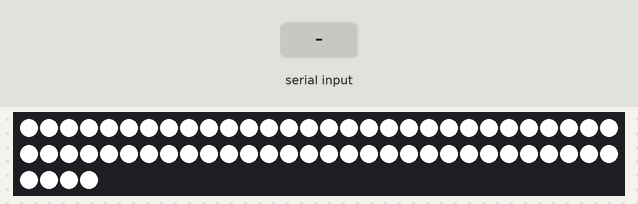
Simulated run of this sketch. Board: Arduino Uno, built with avr-gcc and run on an emulated ATmega328P. On the bench: 64 RGB LEDs in strip order, left to right, continuing on the next row. The inputs (shaded band) are chosen by the test bench. What the sketch prints to the serial monitor is not drawn.

Above: at 1.2 s.

The sketch:

unipixel-arduino.ino
```cpp
#include <Wire.h>
#include <Adafruit_NeoPixel.h>
#ifdef __AVR__
#include <avr/power.h>  // Required for 16 MHz Adafruit Trinket
#endif

// Which pin on the Arduino is connected to the NeoPixels?
// On a Trinket or Gemma we suggest changing this to 1:
#define LED_PIN 6

// How many NeoPixels are attached to the Arduino?
#define LED_COUNT 64

// NeoPixel brightness, 0 (min) to 255 (max)
#define BRIGHTNESS 255  // max = 255

// serial input constants
#define INPUT_BUFFER_SIZE 64
#define MAX_INPUT_PARAMS 10
#define INPUT_DELIMETER ' '

// Declare our NeoPixel strip object:
Adafruit_NeoPixel strip(LED_COUNT, LED_PIN, NEO_GRB + NEO_KHZ800);
// Argument 1 = Number of pixels in NeoPixel strip
// Argument 2 = Arduino pin number (most are valid)
// Argument 3 = Pixel type flags, add together as needed:
//   NEO_KHZ800  800 KHz bitstream (most NeoPixel products w/WS2812 LEDs)
//   NEO_KHZ400  400 KHz (classic 'v1' (not v2) FLORA pixels, WS2811 drivers)
//   NEO_GRB     Pixels are wired for GRB bitstream (most NeoPixel products)
//   NEO_RGB     Pixels are wired for RGB bitstream (v1 FLORA pixels, not v2)
//   NEO_RGBW    Pixels are wired for RGBW bitstream (NeoPixel RGBW products)

//Millis
unsigned long currentMillis = 0;
unsigned long previousLedPixelChangeMillis = 0;  //stores last time a strip pixel was updated
unsigned long previousReceiveCmdMillis = 0;      //stores last time it listened for commands

//Intervals
int ledChangeInterval = 100;
int receiveCmdInterval = 10;

//Colors
int brightness = BRIGHTNESS;
int progressColor[] = { 0, 255, 0, 0, 5 };
int solidColor[] = { 255, 0, 0, 0, 5 };
float animationRate;
int animationPixelLength;

//States
int currentPixelIndex = -1;
byte solidColorState = HIGH;
byte snakeAnimation = LOW;
int startPixelIndex = -1;
int endPixelIndex = LED_COUNT;
byte backwardsMode = LOW;
byte clearPixelsOutsideRange = LOW;

// Serial INPUT for Unipixel comms
char *inputBuffer = new char[INPUT_BUFFER_SIZE];
size_t inputBufferIndex = 0;
bool inputBufferReady = false;
char* inputParams[MAX_INPUT_PARAMS];  // Array to store pointers to tokens
int inputParamCount = 0; // Number of params extracted

// Define a structure to represent RGB values
struct RGB {
  int r, g, b;
  RGB(int red, int green, int blue) : r(red), g(green), b(blue) {}
};
struct RGBWA {
  int r, g, b, w, a;
  RGBWA(int red, int green, int blue, int white, int alpha) : r(red), g(green), b(blue), w(white), a(alpha) {}
};

void setup(void) {
  Serial.begin(9600);

  //neopixel init
  strip.begin();

  showDefault();
}

void loop(void) {
  currentMillis = millis();

  receiveCmdLoop();
  // updateColorProgress();

  // if (Serial.available()) {
  //   char inChar = (char)Serial.read();
  //   if (inChar == '\n') {
  //     stringComplete = true;
  //   } else {
  //     inputString += inChar;
  //   }
  // }
}

void receiveCmdLoop() {
  if (inputBufferReady) {
    inputBufferReady = false;
    processSerialInput();
    return;
  }

  // read from serial until newline
  readSerialInput();
}

void processSerialInput() {
  parseInputParams();
  // for (int i = 0; i < inputParamCount; i++) {
  //   Serial.print(i);
  //   Serial.print(" ");
  //   Serial.println(inputParams[i]);
  // }

  if (strcmp(inputParams[0], "SOLID_COLOR") == 0) {
    // Serial.println(">>SOLID_COLOR");
    processSetSolidColorCmd(RGBWA(
      atoi(inputParams[1]),
      atoi(inputParams[2]),
      atoi(inputParams[3]),
      atoi(inputParams[4]),
      atoi(inputParams[5])
    ));
  } else
  if (strcmp(inputParams[0], "GRADIENT") == 0) {
    // Serial.println(">>GRADIENT");
  }
  freeInputParams();
  Serial.print("ACK ");
  Serial.println(inputBuffer);
}

void readSerialInput() {
  if (Serial.available() <= 0) {
    return;
  }
  char c = Serial.read(); // Read a single character
  if (c == '\n' || inputBufferIndex >= INPUT_BUFFER_SIZE - 1) { // End of line or buffer full
    inputBuffer[inputBufferIndex] = '\0'; // Null-terminate the string
    inputBufferReady = true; // flag the buffer ready to read
    inputBufferIndex = 0; // reset the index
    return;
  }
  inputBuffer[inputBufferIndex] = c; // Append character to buffer
  inputBufferIndex += 1;
}

void parseInputParams() {
  char* buffer = new char[strlen(inputBuffer) + 1]; // Allocate memory for a modifiable copy of the input
  strcpy(buffer, inputBuffer);  // Copy input to the buffer
  char delimiterStr[2] = {INPUT_DELIMETER, '\0'};  // Delimiter as a C-string
  char* token = strtok(buffer, delimiterStr); // Get the first token
  inputParamCount = 0;
  while (token != nullptr && inputParamCount < MAX_INPUT_PARAMS) {
    inputParams[inputParamCount] = new char[strlen(token) + 1]; // Allocate space for the token
    strcpy(inputParams[inputParamCount], token); // Copy token into tokens array
    inputParamCount += 1;
    token = strtok(nullptr, delimiterStr); // Get the next token
  }
  delete[] buffer; // Free the temporary buffer
}

void freeInputParams() {
  for (int i = 0; i < inputParamCount; ++i) {
    delete[] inputParams[i];
  }
}

// color loop stuff
int fadeVal=100, fadeMax=100;
int fadeStep = 4;
uint32_t firstPixelHue = 0;
int numRainbowLoops = 20;
int rainbowLoopCount = 0;

void showDefault() {
  strip.setBrightness(brightness);

  float W = 255 * fadeVal / fadeMax;
  //show default patterns
  strip.fill(strip.Color(strip.gamma8(W), strip.gamma8(W), strip.gamma8(W), strip.gamma8(W)));
  strip.show();
  solidColorState = HIGH; // stop animations
}

void processBrightnessCmd(String cmd) {
  brightness = cmd.substring(cmd.indexOf("B") + 1).toInt();
  strip.setBrightness(brightness);
  strip.show();
}

void processSetSolidColorCmd(const RGBWA& color) {
  solidColorState = HIGH;
  RGB color2 = applyAlphaValue(color);
  strip.fill(strip.Color(color2.r, color2.g, color2.b, color.w));
  strip.show();
}

// apply alpha value in RGBWA to RGB
RGB applyAlphaValue(const RGBWA& color) {
  RGB color2 = RGB(0, 0, 0);
  float v = (float)color.a / (float)255;
  color2.r = round(color.r * v);
  color2.g = round(color.g * v);
  color2.b = round(color.b * v);
  return color2;
}

// void processAnimationColorCmd(String cmd) {
//   Serial.println("processAnimationColorCmd: " + cmd);

//   //Get first color
//   String firstColorCmd = cmd.substring(cmd.indexOf("S") + 2, cmd.indexOf("X") - 1);

//   solidColor[0] = firstColorCmd.substring(firstColorCmd.indexOf("R") + 1, firstColorCmd.indexOf("G")).toInt();
//   solidColor[1] = firstColorCmd.substring(firstColorCmd.indexOf("G") + 1, firstColorCmd.indexOf("B")).toInt();
//   solidColor[2] = firstColorCmd.substring(firstColorCmd.indexOf("B") + 1, firstColorCmd.indexOf("W")).toInt();
//   solidColor[3] = firstColorCmd.substring(firstColorCmd.indexOf("W") + 1, firstColorCmd.indexOf("A")).toInt();
//   solidColor[4] = firstColorCmd.substring(firstColorCmd.indexOf("A") + 1).toInt();
//   applyAlphaValue(solidColor);

//   //Get second color
//   String secondColorCmd = cmd.substring(cmd.indexOf("X") + 2, cmd.indexOf("H") - 1);

//   progressColor[0] = secondColorCmd.substring(secondColorCmd.indexOf("R") + 1, secondColorCmd.indexOf("G")).toInt();
//   progressColor[1] = secondColorCmd.substring(secondColorCmd.indexOf("G") + 1, secondColorCmd.indexOf("B")).toInt();
//   progressColor[2] = secondColorCmd.substring(secondColorCmd.indexOf("B") + 1, secondColorCmd.indexOf("W")).toInt();
//   progressColor[3] = secondColorCmd.substring(secondColorCmd.indexOf("W") + 1, secondColorCmd.indexOf("A")).toInt();
//   progressColor[4] = secondColorCmd.substring(secondColorCmd.indexOf("A") + 1).toInt();
//   applyAlphaValue(progressColor);

//   //Get Animation pixel length
//   animationPixelLength = cmd.substring(cmd.indexOf("L") + 1).toInt();

//   //Get Animation start/end pixel
//   startPixelIndex = cmd.substring(cmd.indexOf("PS") + 2).toInt();
//   endPixelIndex = cmd.substring(cmd.indexOf("PE") + 2).toInt();

//   currentPixelIndex = startPixelIndex;

//   //Get Snake or or regular animation state
//   snakeAnimation = LOW;
//   if (cmd.indexOf("Anim2") >= 0) {
//     snakeAnimation = HIGH;
//     Serial.println("isSnake");
//   }

//   backwardsMode = LOW;
//   if (cmd.indexOf("Ba") >= 0) {
//     backwardsMode = HIGH;
//     Serial.println("isBack");
//   }

//   //Clear Pixels Outside Range
//   if (cmd.indexOf("_T") >= 0) {
//     clearPixelsOutsideRange = HIGH;

//     for (int i = 0; i < LED_COUNT; i++) {
//       if (i < startPixelIndex || i > endPixelIndex) {
//         strip.setPixelColor(i, strip.Color(0, 0, 0, 0));
//       }
//     }
//   }

//   //Get Animation rate (comes as seconds from Unity)
//   animationRate = cmd.substring(cmd.indexOf("H") + 1).toFloat() * 1000;

//   animationRate = animationRate / (endPixelIndex - startPixelIndex);  //Divide by length of animation in pixels so takes same amount regardless of length


//   //Set Solid Color
//   if (clearPixelsOutsideRange == LOW) {
//     strip.fill(strip.Color(solidColor[0], solidColor[1], solidColor[2], solidColor[3]));
//   } else {
//     strip.fill(strip.Color(solidColor[0], solidColor[1], solidColor[2], solidColor[3]), startPixelIndex, endPixelIndex);
//   }

//   strip.show();

//   //This line makes sure the animation starts from the beginning, otherwise it "catches up" to the current milli (interesting effect)
//   previousLedPixelChangeMillis = millis();

//   solidColorState = LOW;
// }

// void updateColorProgress() {
//   if (solidColorState == HIGH)
//     return;

//   if (millis() - previousLedPixelChangeMillis < animationRate)
//     return;

//   int drawAtIndex = currentPixelIndex % endPixelIndex;
//   //WRAP
//   if (backwardsMode == HIGH) {
//     drawAtIndex = endPixelIndex - drawAtIndex - 1;
//   }

//   //REGULAR ANIMATION
//   if (snakeAnimation == LOW) {
//     //REACHED END?
//     if (currentPixelIndex > 0 && (currentPixelIndex % endPixelIndex == 0)) {
//       // stop anim
//       solidColorState = HIGH;
//       return;
//     }
//   }
//   //SNAKE ANIMATION
//   else {
//     int removeAtIndex;
//     if (backwardsMode == LOW) {
//       removeAtIndex = (currentPixelIndex - animationPixelLength) % endPixelIndex;
//     } else {
//       removeAtIndex = (drawAtIndex + animationPixelLength) % endPixelIndex;
//     }
//     //Remove trail (snake)
//     strip.setPixelColor(removeAtIndex, strip.Color(solidColor[0], solidColor[1], solidColor[2], solidColor[3]));
//   }

//   strip.setPixelColor(drawAtIndex, strip.Color(progressColor[0], progressColor[1], progressColor[2], progressColor[3]));

//   previousLedPixelChangeMillis += animationRate;

//   currentPixelIndex++;

//   strip.show();
// }
```
